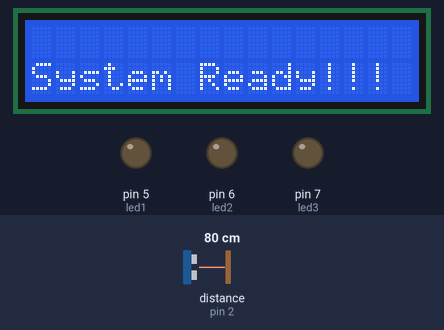
This sketch was run on a simulated Arduino Uno, built with avr-gcc and run on an emulated ATmega328P. Shown: 16×2 character LCD, output pins drawn as LEDs (lit = HIGH). Wiring (inferred from the names in the program): ultrasonic range finder: trigger pin 4; echo pin 2. Inputs (shaded band) come from the test bench; at power-on: distance to the obstacle (sensor on pin 2) 80 cm. The echo pulse lasts 58.3 µs per cm; pins used as bus, display or sensor lines are not drawn; what the sketch prints to the serial monitor is not drawn.

Above: at 0.1 s.
6.3 s: distance to the obstacle (sensor on pin 2) set to 9 cm
7.8 s: distance to the obstacle (sensor on pin 2) set to 6 cm
At 8.2 s:
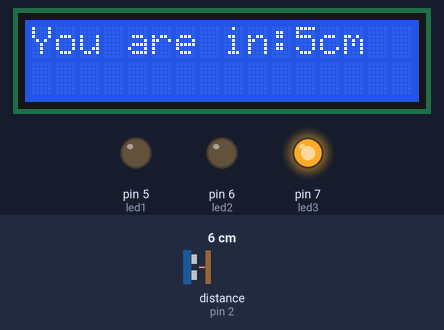
9.3 s: distance to the obstacle (sensor on pin 2) set to 2 cm
At 10.6 s:
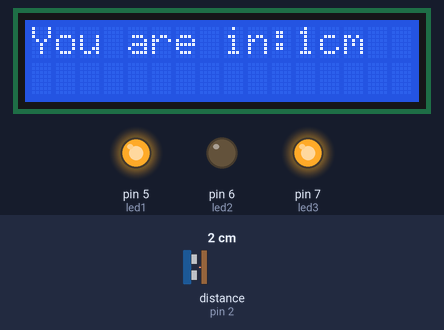
At 12.0 s:
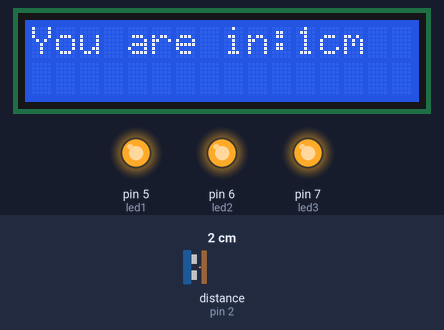
Timing chart, 0 to 13.5 s (numbered marks = the images above; inputs shaded):
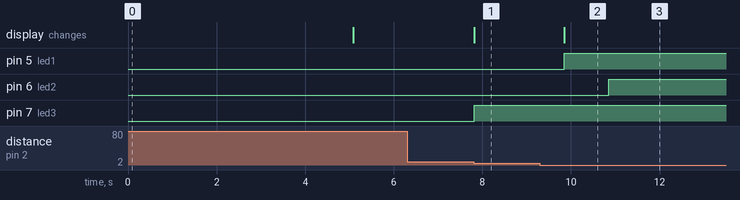

The sketch:

nanoultrs.ino
```cpp
#include<LiquidCrystal_I2C.h>
#include<Wire.h>
#define Trig 4
#define Echo 2
long duration;
int distance;
LiquidCrystal_I2C lcd(0x27,2,16);
const int led1=5;
const int led2=6;
const int led3=7;
void setup() {
  Serial.begin(115200);
lcd.init();
lcd.backlight();
lcd.setCursor(0,4);
lcd.print("System Ready!!!");
delay(5000);
lcd.clear();
pinMode(Trig,OUTPUT);
pinMode(Echo,INPUT);
pinMode(led1,OUTPUT);
pinMode(led2,OUTPUT);
pinMode(led3,OUTPUT);
}

void loop() {
digitalWrite(Trig,0);
delayMicroseconds(2);
digitalWrite(Trig,1);
delayMicroseconds(10);
digitalWrite(Trig,0);

duration=pulseIn(Echo,1);
distance=(duration*0.0343)/2;

if(distance<=2){
  lcd.setCursor(0,0);
  lcd.print("You are in:");
 lcd.print(distance);
  lcd.print("cm");
  digitalWrite(led1,1);
  Serial.print("Distance:");
  Serial.print(distance);
  Serial.println("cm");
   delay(1000);
}
if(distance==3||distance<=4){
  lcd.setCursor(0,0);
  lcd.print("You are in:");
  lcd.print(distance);
  lcd.print("cm");
  digitalWrite(led2,1);
   Serial.print("Distance:");
  Serial.print(distance);
  Serial.println("cm");
   delay(1000);
}
if(distance==5||distance<=6){
  lcd.setCursor(0,0);
   lcd.print("You are in:");
  lcd.print(distance);
  lcd.print("cm");
  digitalWrite(led3,1);
   Serial.print("Distance:");
  Serial.print(distance);
  Serial.println("cm");
  delay(1000);
}

}  
```

Measured:
- the behaviour switches between 8 and 7 cm on distance to the obstacle (sensor on pin 2) (found by bisection; images 0 and 1)
- after the input at 6.3 s, every drawn part: stays the same
- after the input at 7.8 s, pin 7 (led3): LOW → HIGH at once; the display: changes at once (image 1)
- after the input at 9.3 s, pin 5 (led1): LOW → HIGH after 0.54 s; pin 6 (led2): LOW → HIGH after 1.6 s; the display: changes after 0.54 s (image 2)
